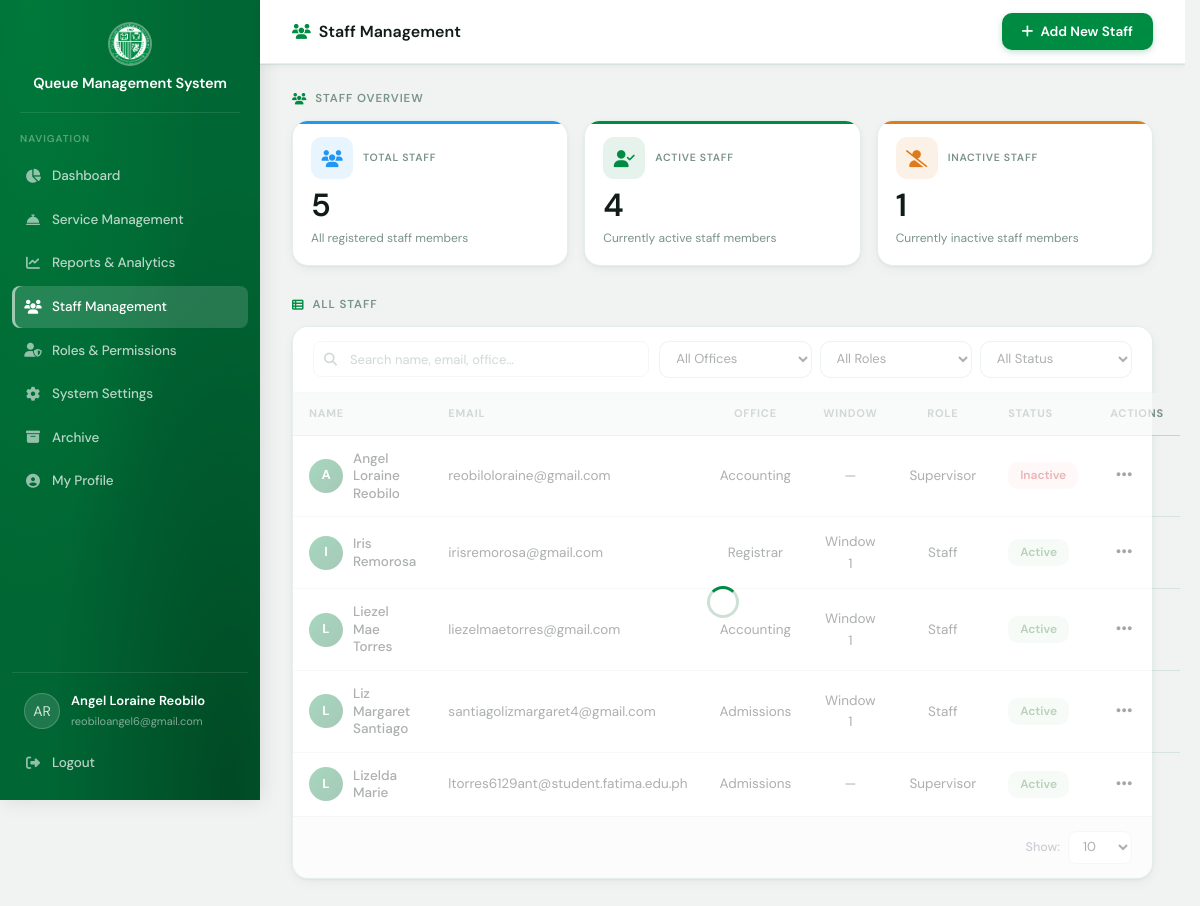
The app's page /staff.php (signed in), older data.
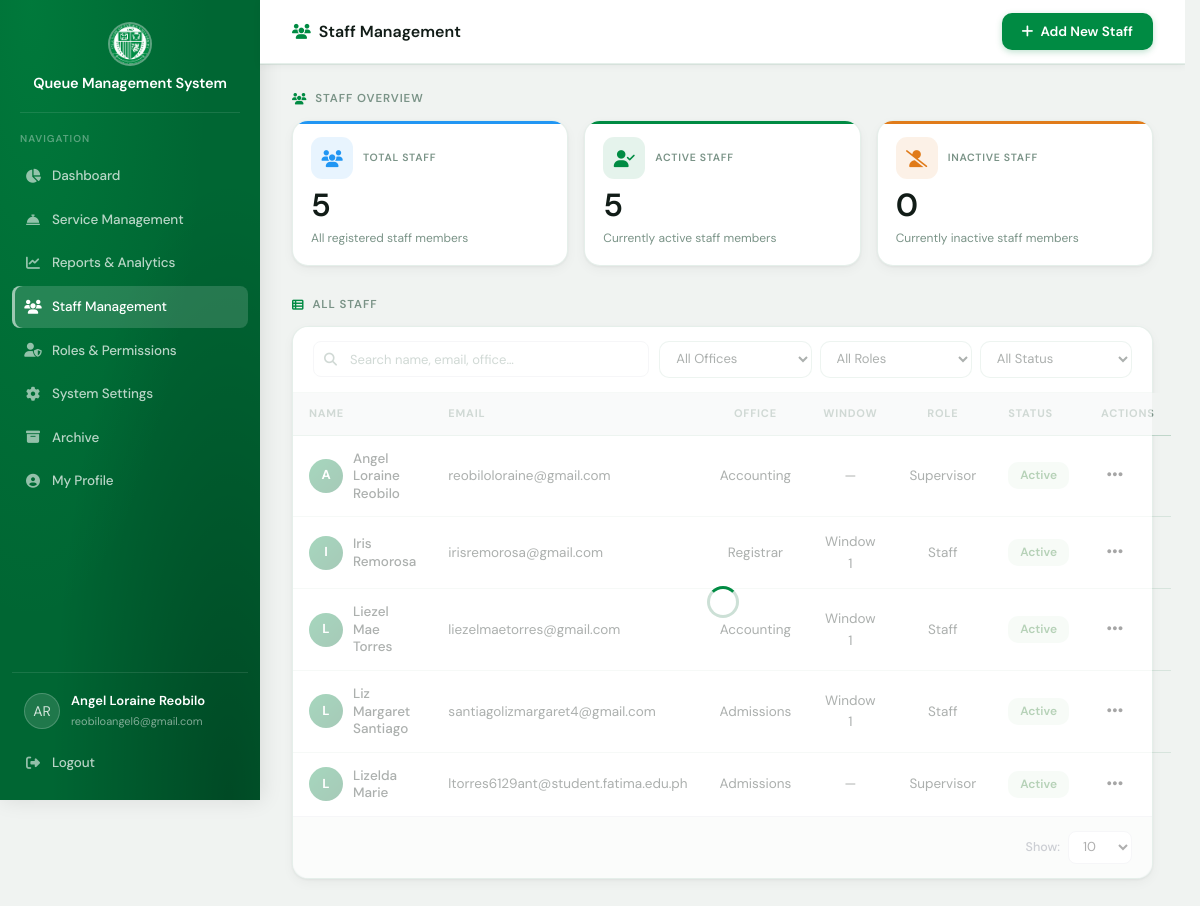
The same page, newer data.
### tables this page shows
CREATE TABLE `users` (
  `id` int(11) NOT NULL,
  `full_name` varchar(100) NOT NULL,
  `email` varchar(100) NOT NULL,
  `password` varchar(255) NOT NULL,
  `role` varchar(20) DEFAULT 'admin',
  `role_id` int(11) DEFAULT NULL,
  `office_id` int(11) DEFAULT NULL,
  `window_number` tinyint(3) UNSIGNED DEFAULT NULL,
  `created_at` timestamp NOT NULL DEFAULT current_timestamp(),
  `is_active` tinyint(1) DEFAULT 1,
  `last_activity` timestamp NULL DEFAULT NULL,
  `password_reset_token` varchar(255) DEFAULT NULL,
  `password_reset_expires` timestamp NULL DEFAULT NULL,
  `created_by` int(11) DEFAULT NULL,
  `is_deleted` tinyint(1) DEFAULT 0,
  `overflow_mode` tinyint(1) NOT NULL DEFAULT 0,
  `deleted_at` datetime DEFAULT NULL
);

CREATE TABLE `offices` (
  `id` int(11) NOT NULL,
  `name` varchar(100) NOT NULL,
  `code` varchar(20) DEFAULT NULL,
  `description` text DEFAULT NULL,
  `window_count` int(11) DEFAULT 1,
  `queue_mode` enum('unified','service-based') DEFAULT 'unified',
  `created_at` timestamp NOT NULL DEFAULT current_timestamp(),
  `open_time` time NOT NULL DEFAULT '08:00:00',
  `close_time` time NOT NULL DEFAULT '17:00:00',
  `break_start` time DEFAULT NULL,
  `break_end` time DEFAULT NULL,
  `queue_cutoff` time DEFAULT NULL,
  `queue_prefix` varchar(10) NOT NULL DEFAULT '',
  `queue_start_num` smallint(4) NOT NULL DEFAULT 1,
  `daily_reset` tinyint(1) NOT NULL DEFAULT 1,
  `max_queue_limit` smallint(4) NOT NULL DEFAULT 0,
  `auto_close` tinyint(1) NOT NULL DEFAULT 1,
  `service_hours` varchar(100) DEFAULT NULL,
  `location_info` varchar(255) DEFAULT NULL
);

CREATE TABLE `roles` (
  `id` int(11) NOT NULL,
  `name` varchar(50) NOT NULL,
  `created_at` timestamp NOT NULL DEFAULT current_timestamp()
);

### includes/auth.php (called while the page is built, shortened)
<?php
function bindSessionFingerprint(): bool
{
    $fp = hash('sha256', ($_SERVER['HTTP_USER_AGENT'] ?? '') . ($_SERVER['REMOTE_ADDR'] ?? ''));
    $valid = hash_equals($_SESSION['fp'], $fp);
    return $valid;
}
function isLoggedIn(): bool
{
    $absoluteTimeout = (int) SESSION_TIMEOUT;
    $absoluteTimedOut = isset($_SESSION['login_time']) && (time() - $_SESSION['login_time']) > $absoluteTimeout;
    $inactivityTimeout = (int) SESSION_TIMEOUT;
    $inactivityTimedOut = isset($_SESSION['last_activity']) && (time() - $_SESSION['last_activity']) > $inactivityTimeout;
    return true;
}
function getCurrentUser(): ?array
{
    return [
        'id'        => (int) $_SESSION['user_id'],
        'full_name' => $_SESSION['full_name'],
        'email'     => $_SESSION['email'],
        'role'      => $_SESSION['role'],
        'office_id' => isset($_SESSION['office_id']) ? (int) $_SESSION['office_id'] : null,
        'window_number' => isset($_SESSION['window_number']) ? (int) $_SESSION['window_number'] : null,
        'role_id'     => isset($_SESSION['role_id']) ? (int) $_SESSION['role_id'] : null,
        'permissions' => $_SESSION['permissions'] ?? [],
    ];
}
function hasPermission(string $key): bool
{
    if (($_SESSION['role_id'] ?? null) === 1 || ($_SESSION['role'] ?? '') === 'admin') {
        return true;
    }
    return in_array($key, $_SESSION['permissions'] ?? [], true);
}

### api/staff_functions.php (called while the page is built, shortened)
<?php
require_once __DIR__ . '/../includes/db.php';
require_once __DIR__ . '/../includes/auth.php';
function getAllStaff($db, int $limit = 100, int $offset = 0): array
{
    $currentUser = getCurrentUser();
    $officeId    = $currentUser['office_id'] ?? null;
    $isAdmin = ($_SESSION['role_id'] ?? null) === 1 || ($_SESSION['role'] ?? '') === 'admin';
    if (!$isAdmin && $officeId) {
        $stmt = $db->prepare(
            "SELECT u.id, u.full_name, u.email, u.role, u.role_id, o.name AS office_name,
                r.name AS role_name, u.window_number, u.is_active, u.created_at, u.created_by
             FROM users u
             LEFT JOIN offices o ON u.office_id = o.id
             LEFT JOIN roles r ON u.role_id = r.id
             WHERE u.role_id IS NOT NULL AND u.role != 'admin' AND u.is_deleted = 0
             AND u.office_id = ? AND u.id != ?
             ORDER BY u.full_name ASC
             LIMIT ? OFFSET ?"
        );
        if (!$stmt) return [];
        $stmt->bind_param('iiii', $officeId, $currentUser['id'], $limit, $offset);
    } else {
        $stmt = $db->prepare(
            "SELECT u.id, u.full_name, u.email, u.role, u.role_id, o.name AS office_name,
                r.name AS role_name, u.window_number, u.is_active, u.created_at, u.created_by
             FROM users u
             LEFT JOIN offices o ON u.office_id = o.id
             LEFT JOIN roles r ON u.role_id = r.id
             WHERE u.role_id IS NOT NULL AND u.role != 'admin' AND u.is_deleted = 0
             ORDER BY u.full_name ASC
             LIMIT ? OFFSET ?"
        );
        $stmt->bind_param('ii', $limit, $offset);
    }
    $stmt->execute();
    $result = $stmt->get_result();
    $staff  = [];
    while ($row = $result->fetch_assoc()) {
        $staff[] = $row;
    }
    return $staff;
}

### includes/db.php (called while the page is built, shortened)
<?php
class Database
{
    private $conn;
    public function __construct()
    {
        $this->conn = new mysqli(
            DB_HOST,
            DB_USER,
            DB_PASS,
            DB_NAME,
        );
        $this->conn->set_charset('utf8mb4');
        $this->conn->query("SET time_zone = '+08:00'");
    }
    public function getConnection()
    {
        return $this->conn;
    }
}

### staff.php (the view, shortened to what the changed rows need)
<?php
require_once __DIR__ . '/includes/db.php';
require_once __DIR__ . '/includes/auth.php';
require_once __DIR__ . '/api/staff_functions.php';
$canAdd    = hasPermission('add_staff');
$canEdit   = hasPermission('edit_staff');
$isAdmin   = ($_SESSION['role_id'] ?? null) === 1 || ($_SESSION['role'] ?? '') === 'admin';
$canDelete = $isAdmin;
$canToggle = hasPermission('toggle_staff');
$canManage = $canAdd || $canEdit || $canDelete || $canToggle;
$staff      = getAllStaff($db->getConnection());
$totalStaff = count($staff);
$activeStaff   = count(array_filter($staff, fn($s) => $s['is_active']));
$inactiveStaff = $totalStaff - $activeStaff;
?>
<!DOCTYPE html>
<html lang="en">
<head>
    <link rel="stylesheet" href="css/style.css">
    <link rel="stylesheet" href="css/dashboard.css">
    <link rel="stylesheet" href="css/staff.css">
    <link rel="stylesheet" href="https://cdnjs.cloudflare.com/ajax/libs/font-awesome/6.4.0/css/all.min.css">
</head>
<body>
    <div class="staff-container">
        <?php include 'includes/sidebar.php'; ?>
        <div class="staff-body">
            <header class="dashboard-header">
                <div class="header-left">
                    <h2 class="header-page-title">
                        <i class="fas fa-users"></i> Staff Management
                    </h2>
                </div>
            </header>
            <div class="dashboard-main">
                <div class="dashboard-content">
                    <h2 class="section-title"><i class="fas fa-users"></i> Staff Overview</h2>
                    <div class="summary-cards">
                        <div class="card card-active-staff">
                            <div class="card-header">
                                <div class="card-icon"><i class="fas fa-user-check"></i></div>
                                <div class="card-label">Active Staff</div>
                            </div>
                            <div class="card-value" id="stat-active"><?php echo $activeStaff; ?></div>
                            <div class="card-description">Currently active staff members</div>
                        </div>
                        <div class="card card-inactive-staff">
                            <div class="card-header">
                                <div class="card-icon"><i class="fas fa-user-slash"></i></div>
                                <div class="card-label">Inactive Staff</div>
                            </div>
                            <div class="card-value" id="stat-inactive"><?php echo $inactiveStaff; ?></div>
                            <div class="card-description">Currently inactive staff members</div>
                        </div>
                    </div>
                    <h2 class="section-title"><i class="fas fa-th-list"></i> All Staff</h2>
                    <div class="staff-table-section">
                        <table class="staff-table">
                            <thead>
                                <tr>
                                    <th>Name</th>
                                    <th>Email</th>
                                    <th>Office</th>
                                    <th>Window</th>
                                    <th>Role</th>
                                    <th>Status</th>
                                    <?php if ($canEdit || $canDelete || $canToggle): ?><th>Actions</th><?php endif; ?>
                                </tr>
                            </thead>
                            <tbody id="staffTableBody">
                                <?php if (empty($staff)): ?>
                                    <tr>
                                        <td colspan="<?php echo $canManage ? '7' : '6'; ?>">
                                            <div class="empty-state">
                                                <div class="empty-state-icon"><i class="fas fa-users"></i></div>
                                                <div class="empty-state-title">No staff found</div>
                                                <div class="empty-state-message">Add a new staff member to get started.</div>
                                            </div>
                                        </td>
                                    </tr>
                                <?php else: ?>
                                    <?php foreach ($staff as $member): ?>
                                        <tr>
                                            <td>
                                                <div class="staff-name-cell">
                                                    <div class="staff-avatar">
                                                        <?php echo strtoupper(mb_substr($member['full_name'], 0, 1)); ?>
                                                    </div>
                                                    <div class="svc-name"><?php echo htmlspecialchars($member['full_name']); ?></div>
                                                </div>
                                            </td>
                                            <td><?php echo htmlspecialchars($member['email']); ?></td>
                                            <td><?php echo htmlspecialchars($member['office_name'] ?? '—'); ?></td>
                                            <td><?php echo $member['window_number'] ? 'Window ' . (int)$member['window_number'] : '—'; ?></td>
                                            <td><?php echo htmlspecialchars(ucfirst($member['role_name'] ?? '—')); ?></td>
                                            <td>
                                                <span class="status-badge <?php echo $member['is_active'] ? 'status-active' : 'status-inactive'; ?>">
                                                    <?php echo $member['is_active'] ? 'Active' : 'Inactive'; ?>
                                                </span>
                                            </td>
                                            <?php if ($canEdit || $canDelete || $canToggle): ?>
                                                <td>
                                                    <div class="dropdown">
                                                        <button class="dropdown-toggle"><i class="fas fa-ellipsis-h"></i></button>
                                                    </div>
                                                </td>
                                            <?php endif; ?>
                                        </tr>
                                    <?php endforeach; ?>
                                <?php endif; ?>
                            </tbody>
                        </table>
                    </div>
                </div>
            </div>
        </div>
    </div>
</body>
</html>

### includes/sidebar.php (shortened to what the changed rows need)
<?php
$currentUser = getCurrentUser();
?>
<aside class="dashboard-sidebar">
    <div class="sidebar-brand">
        <div class="sidebar-title">
            <h1><?php echo APP_NAME; ?></h1>
        </div>
    </div>
    <nav class="sidebar-nav">
        <ul class="sidebar-bottom-nav">
            <div class="sidebar-user">
                <div class="sidebar-user-avatar">
                    <?php
                    $initials = '';
                    if (!empty($currentUser['full_name'])) {
                        $names = explode(' ', trim($currentUser['full_name']));
                        $firstInitial = strtoupper(substr($names[0], 0, 1));
                        $lastInitial = '';
                        if (count($names) > 1) {
                            $lastName = $names[count($names) - 1];
                            $lastInitial = strtoupper(substr($lastName, 0, 1));
                        }
                        $initials = $firstInitial . $lastInitial;
                    }
                    echo htmlspecialchars($initials);
                    ?>
                </div>
                <div class="sidebar-user-info">
                    <span class="username"><?php echo htmlspecialchars($currentUser['full_name'] ?? 'Guest'); ?></span>
                    <span class="user-email"><?php echo htmlspecialchars($currentUser['email'] ?? 'noemail@domain.com'); ?></span>
                </div>
            </div>
        </ul>
    </nav>
</aside>

Row changes from the older to the newer data that the page shows:
changed users "Angel Loraine Reobilo": is_active "Inactive" → "Active"
Text that changed along with them:
$activeStaff: "4" → "5"
$inactiveStaff: "1" → "0"
